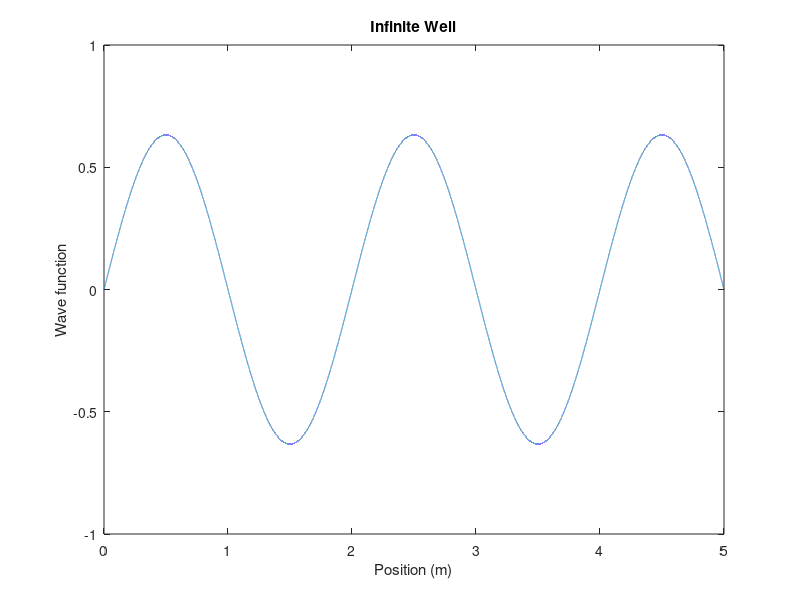

Write MATLAB code to recreate this figure.
% Eric Frankel
user = input('Input 0 for an infinite well, 1 for a finite well. '); 
if user == 1
    U0 = input('Input the potential surrounding the finite well in Joules (Suggestion: 10eV): '); 
    a = input('Input the width of the finite well in meters (Suggestion: 1nm): '); 
    m = input('Input the mass of the particle in the well in kilograms (Suggestion: electron mass): '); 
    h_bar = 6.626e-34/(2*pi);
    c = (m*U0*a^2)/(2*h_bar^2); 
    f = @(x) sqrt(c - x.^2)./tan(x)-x; 
    f_1 = @(x) -(x.*cot(x)./(sqrt(c-x.^2)))-sqrt(c-x.^2).*csc(x).^2-1; 
    max = sqrt(c); 
    states = ceil(max/pi);
    offset = 1e-2; 
    gamma = zeros(1,21);  
    for i = 1:states
        guess = offset + (i-1)*pi;
        for j = 1:20
            guess = guess-f(guess)./f_1(guess);
        end
        gamma(i) = guess; 
    end
    endguess = max - offset; 
    for i = 1:20
        endguess = endguess - f(endguess)./f_1(endguess); 
    end
    gamma(21) = endguess; 
    for i = 1:size(gamma,2)
        if(~isreal(gamma(i)))
            gamma(i) = 0; 
        end
    end
    gamma = unique(gamma(gamma > 0)); 
    disp('Values of Gamma: ');
    disp(gamma)
    energies = ((2*h_bar^2).*gamma.^2)./(m*a^2); 
    disp('Allowed Energies: ');
    disp(energies)
    hold on; 
    k1 = sqrt(2*m.*energies./(h_bar^2)); 
    k2 = sqrt(2*m.*(U0-energies)./(h_bar^2)); 
    L = linspace(-a,-a/2,1e2); 
    M = linspace(-a/2,a/2,1e2);
    R = linspace(a/2,a,1e2); 
    for i = 1:1:size(energies,2)
        color_randomizer = rand(3,1); 
        begin = @(x) cos(0.5*k1(i)*a)*exp(k2(i)*0.5*a)*exp(k2(i)*x);
        mid = @(x) cos(k1(i)*x);
        endp = @(x) cos(0.5*k1(i)*a)*exp(k2(i)*0.5*a)*exp(-k2(i)*x);
        plot(L, begin(L), 'Color', color_randomizer); 
        plot(M, mid(M), 'Color', color_randomizer); 
        plot(R, endp(R), 'Color', color_randomizer); 
    end
    xlim([-a a]); 
    pl1=line([a/2 a/2], ylim); pl1.Color='black';
    pl2=line([-a/2 -a/2], ylim); pl2.Color='black';
    xlabel('Position (m)'); 
    ylabel('Wave function');
    title('Finite Well (E<U)'); 
else
    n = input('Input the quantum number of the particle: '); 
    L = input('Input the width of the infinite well (m): ');
    position = @(x) sqrt(2/L)*sin(n*pi*x/L); 
    x1 = linspace(0,L,1e5); 
    y1 = position(x1); 
    plot(x1,y1);
    xlabel('Position (m)'); 
    ylabel('Wave function');
    title('Infinite Well');
end